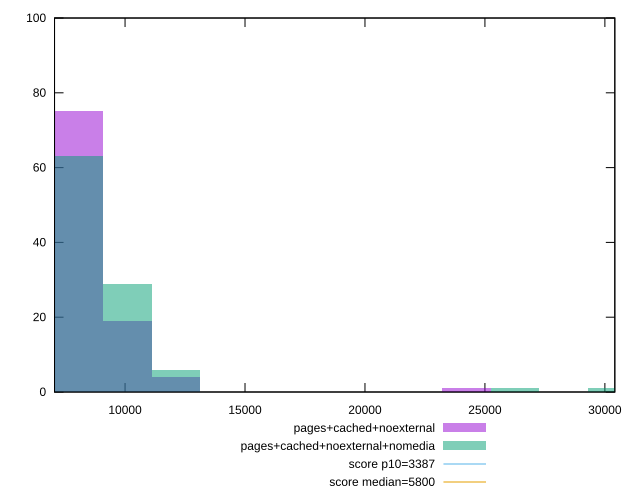

This figure's gnuplot source:
reset

$pagesCachedNoexternal <<EOF
8076.548833653961 75
10095.686042067451 19
6057.411625240471 1
12114.823250480942 4
24229.646500961884 1
EOF

$pagesCachedNoexternalNomedia <<EOF
8076.548833653961 63
10095.686042067451 29
12114.823250480942 6
26248.783709375373 1
30287.058126202355 1
EOF

set key outside below
set boxwidth 2019.1372084134903
set xrange [7060.3938499442265:30414.412479850187]
set yrange [0:100]
set trange [0:100]
set style fill transparent solid 0.5 noborder

set parametric
set terminal svg size 640, 500 enhanced background rgb 'white'
set output "reprap/speed-index/comparison/histogram/2_vs_3.svg"

plot $pagesCachedNoexternal title "pages+cached+noexternal" with boxes, \
     $pagesCachedNoexternalNomedia title "pages+cached+noexternal+nomedia" with boxes, \
     3387,t title "score p10=3387", \
     5800,t title "score median=5800"

reset
